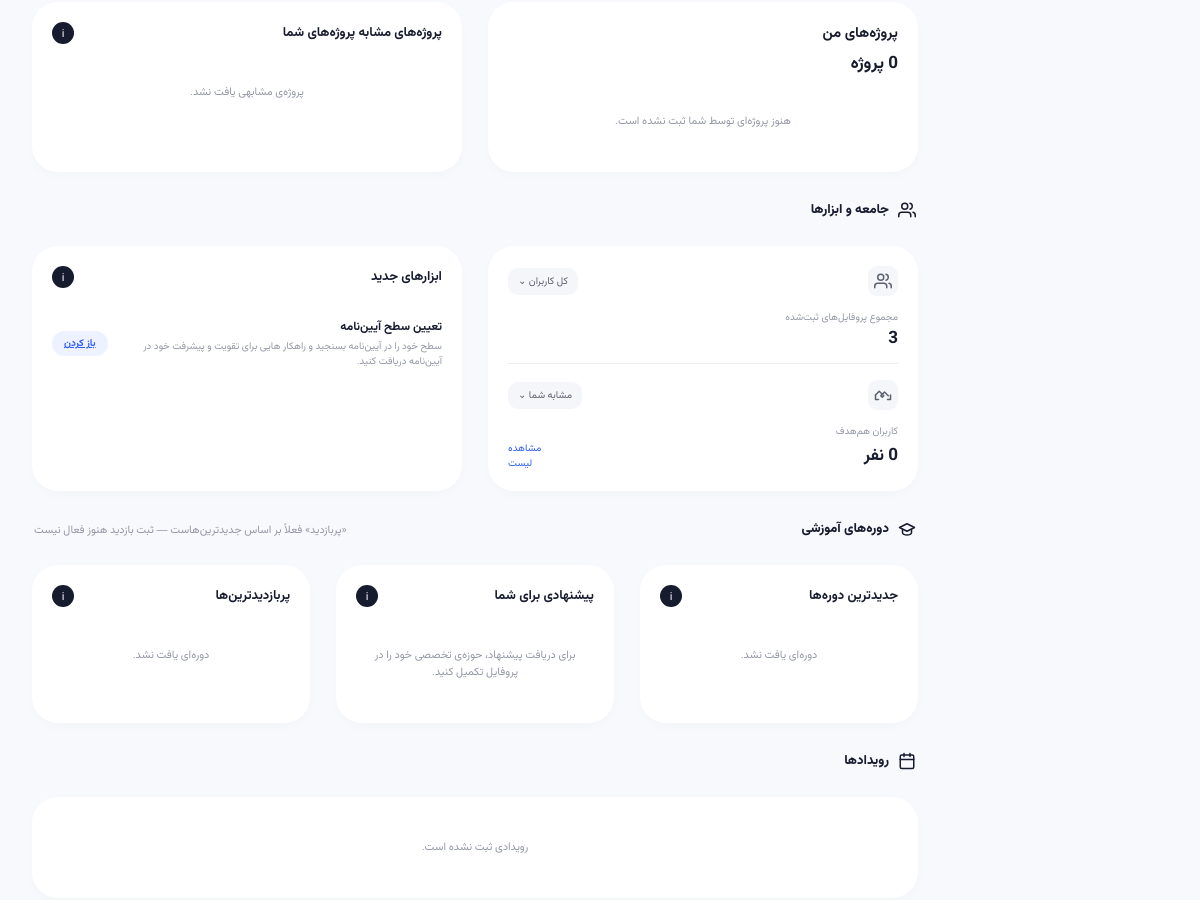
Page /dashboard/ (middle part) on the earlier database version.
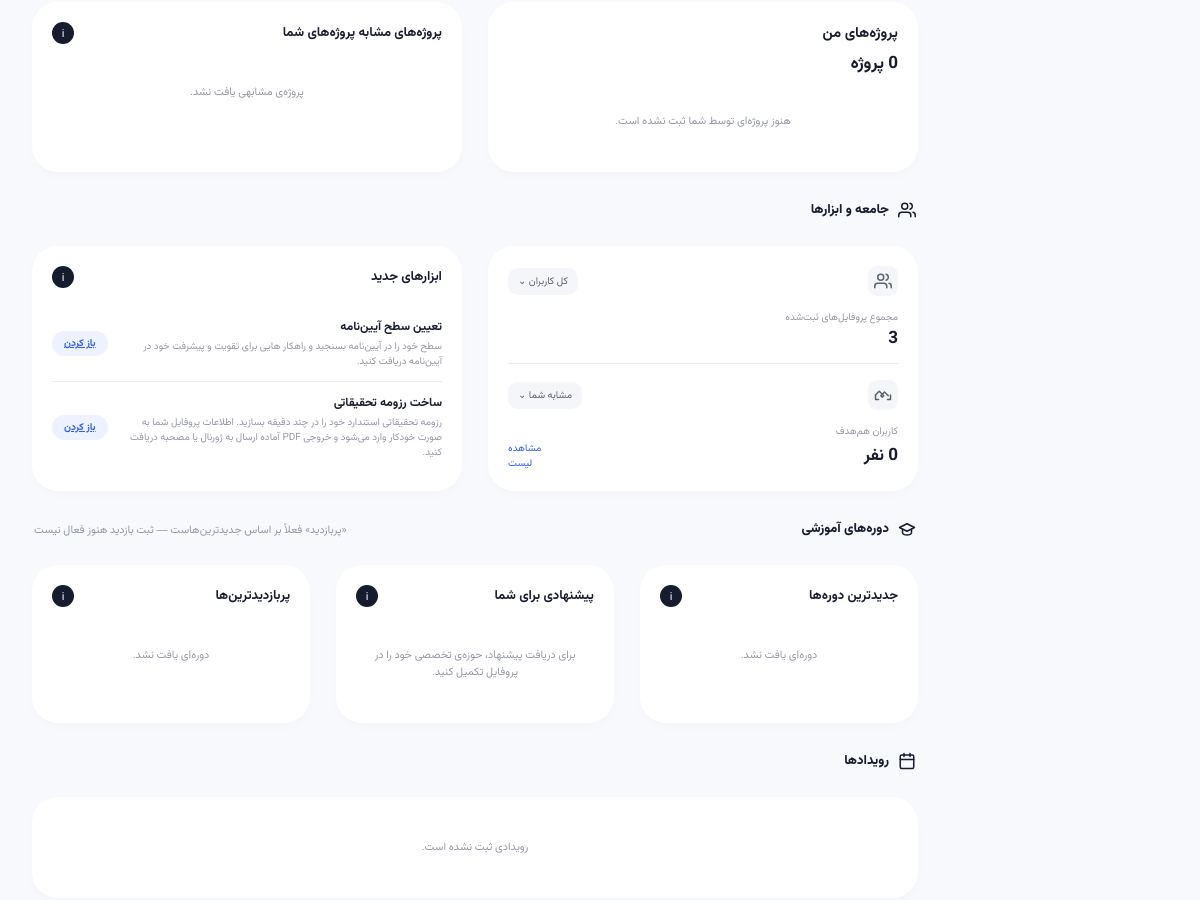
Same page on the later database version.
### core/models.py (models this page shows, shortened)
class Tool(models.Model):
    title = models.CharField('عنوان', max_length=150)
    description = models.CharField('توضیح کوتاه', max_length=300, blank=True)
    url_name = models.CharField(
        'نام URL (namespace:name)', max_length=150, blank=True,
        help_text='مثال: regulation_assessment:evaluation_form'
    )
    external_url = models.CharField('لینک جایگزین / ثابت', max_length=300, blank=True)
    icon_svg = models.TextField(
        'کد SVG آیکون', blank=True,
        help_text='محتوای داخل تگ <svg>...</svg> را بدون تگ بیرونی paste کنید.'
    )
    is_active = models.BooleanField('فعال', default=True)
    is_new = models.BooleanField('برچسب «جدید»', default=True)
    order = models.PositiveIntegerField('ترتیب نمایش', default=0)
    created_at = models.DateTimeField(auto_now_add=True)
    updated_at = models.DateTimeField(auto_now=True)
    class Meta:
        verbose_name = 'ابزار'
        verbose_name_plural = 'ابزارها'
        ordering = ['order', '-created_at']
    def get_url(self):
        if self.url_name:
            try:
                return reverse(self.url_name)
            except NoReverseMatch:
                pass
        return self.external_url or '#'

### core/views.py (the view, shortened to what this page needs)
# urls.py: path('dashboard/', views.home, name='home'),
def home(request):
    profile = None
    roadmaps = Roadmap.objects.none()
    active_roadmaps = Roadmap.objects.none()
    roadmap = None
    stages = []
    active_stage = None
    total_roadmaps_count = 0
    active_roadmaps_count = 0
    completed_roadmaps_count = 0
    paused_roadmaps_count = 0
    draft_roadmaps_count = 0
    active_stages_count = 0
    average_roadmap_progress = 0
    total_stage_count = 0
    completed_stage_count = 0
    total_activity_count = 0
    completed_activity_count = 0
    profile_sections = {'sections': [], 'open_ended': []}
    profile_radar = None
    top_activities = []
    roadmap_timeline = None
    courses_data = {'newest': [], 'recommended': [], 'most_viewed': [], 'most_viewed_is_real_data': False}
    top_events = []
    user_projects = []
    similar_projects = []
    community_stats = {'total_profiles': Profile.objects.count(), 'same_goal_users': [], 'similar_profile_users': []}
    new_tools = _get_new_tools()
    activity_log_stats = {'total': 0, 'completed': 0, 'pending': 0, 'in_progress': 0, 'paused': 0, 'cancelled': 0}
    online_stats = _get_online_activity_stats(request.user)
    selected_roadmap_counts = {'total_stages': 0, 'completed_stages': 0, 'total_activities': 0, 'completed_activities': 0}
    all_user_stage_activities = []
    if online_stats.get('available'):
        online_stats['calendar_grid_json'] = mark_safe(json.dumps(online_stats['calendar_grid']))
    dashboard_stats = _get_stats(
        profile,
        average_roadmap_progress,
        total_stage_count,
        completed_stage_count,
        total_activity_count,
        completed_activity_count,
    )
    weak_point = _get_weak_point(profile, roadmap, stages)
    context = {
        'profile': profile,
        'roadmaps': roadmaps,
        'active_roadmaps': active_roadmaps,
        'roadmap': roadmap,
        'stages': stages,
        'active_stage': active_stage,
        'total_progress': roadmap.get_progress() if roadmap else 0,
        'total_roadmaps_count': total_roadmaps_count,
        'active_roadmaps_count': active_roadmaps_count,
        'completed_roadmaps_count': completed_roadmaps_count,
        'paused_roadmaps_count': paused_roadmaps_count,
        'draft_roadmaps_count': draft_roadmaps_count,
        'active_stages_count': active_stages_count,
        'total_stage_count': total_stage_count,
        'completed_stage_count': completed_stage_count,
        'average_roadmap_progress': average_roadmap_progress,
        'goal_choices': Profile.GOAL_CHOICES,
        'dashboard_stats': dashboard_stats,
        'weak_point': weak_point,
        'is_guest': not request.user.is_authenticated,
        'profile_sections': profile_sections,
        'profile_radar': profile_radar,
        'top_activities': top_activities,
        'roadmap_timeline': roadmap_timeline,
        'courses_data': courses_data,
        'top_events': top_events,
        'user_projects': user_projects,
        'similar_projects': similar_projects,
        'community_stats': community_stats,
        'new_tools': new_tools,
        'activity_log_stats': activity_log_stats,
        'online_stats': online_stats,
        'selected_roadmap_total_stages': selected_roadmap_counts['total_stages'],
        'selected_roadmap_completed_stages': selected_roadmap_counts['completed_stages'],
        'selected_roadmap_total_activities': selected_roadmap_counts['total_activities'],
        'selected_roadmap_completed_activities': selected_roadmap_counts['completed_activities'],
        'all_user_stage_activities': all_user_stage_activities,
    }
    return render(request, 'core/home.html', context)

### core/templatetags/dashboard_extras.py (called while the page is built, shortened)
@register.filter(name="radial_arc")
def radial_arc(value, radius=54):
    try:
        value = float(value or 0)
    except (TypeError, ValueError):
        value = 0
    try:
        radius = float(radius)
    except (TypeError, ValueError):
        radius = 54.0
    circumference = 2 * math.pi * radius
    value = max(0, min(100, value))
    filled = circumference * (value / 100)
    return f"{filled:.2f} {circumference:.2f}"

@register.simple_tag(name="donut_segments")
def donut_segments(stats, radius=54):
    if not stats:
        return []
    total = stats.get("total") or 0
    if not total:
        return []

### core/views.py (called while the page is built, shortened)
def _get_new_tools(limit=6):
    return list(Tool.objects.filter(is_active=True)[:limit])

def _get_weak_point(profile, roadmap, stages):
    if not profile:
        return None

### templates/core/home.html (shortened to what the changed rows need)
{% extends 'base.html' %}
{% block content %}
{% load dashboard_extras %}
<div class="page">
                        {% donut_segments activity_log_stats 54 as segs %}
    <section class="section">
        <div class="grid grid-2">
            <div class="card">
                {% if new_tools %}
                {% for tool in new_tools %}
                <div class="list-row">
                    <div class="lr-main">
                        <div class="lr-title">{{ tool.title }}</div>
                        {% if tool.description %}<div class="lr-sub">{{ tool.description }}</div>{% endif %}
                    </div>
                    <a href="{{ tool.get_url }}" target="_blank" class="lr-badge">باز کردن</a>
                </div>
                {% endfor %}
                {% endif %}
            </div>
        </div>
    </section>
</div>
{% endblock %}

Differences in the rows shown:
added Tool: title "ساخت رزومه تحقیقاتی", description "رزومه تحقیقاتی استندارد خود را در چند دقیقه بسازید. اطلاعات پروفایل شما به صورت خودکار وارد می‌شود و خروجی PDF آماده ارسال به ژورنال یا مصحبه دریافت کنید."
